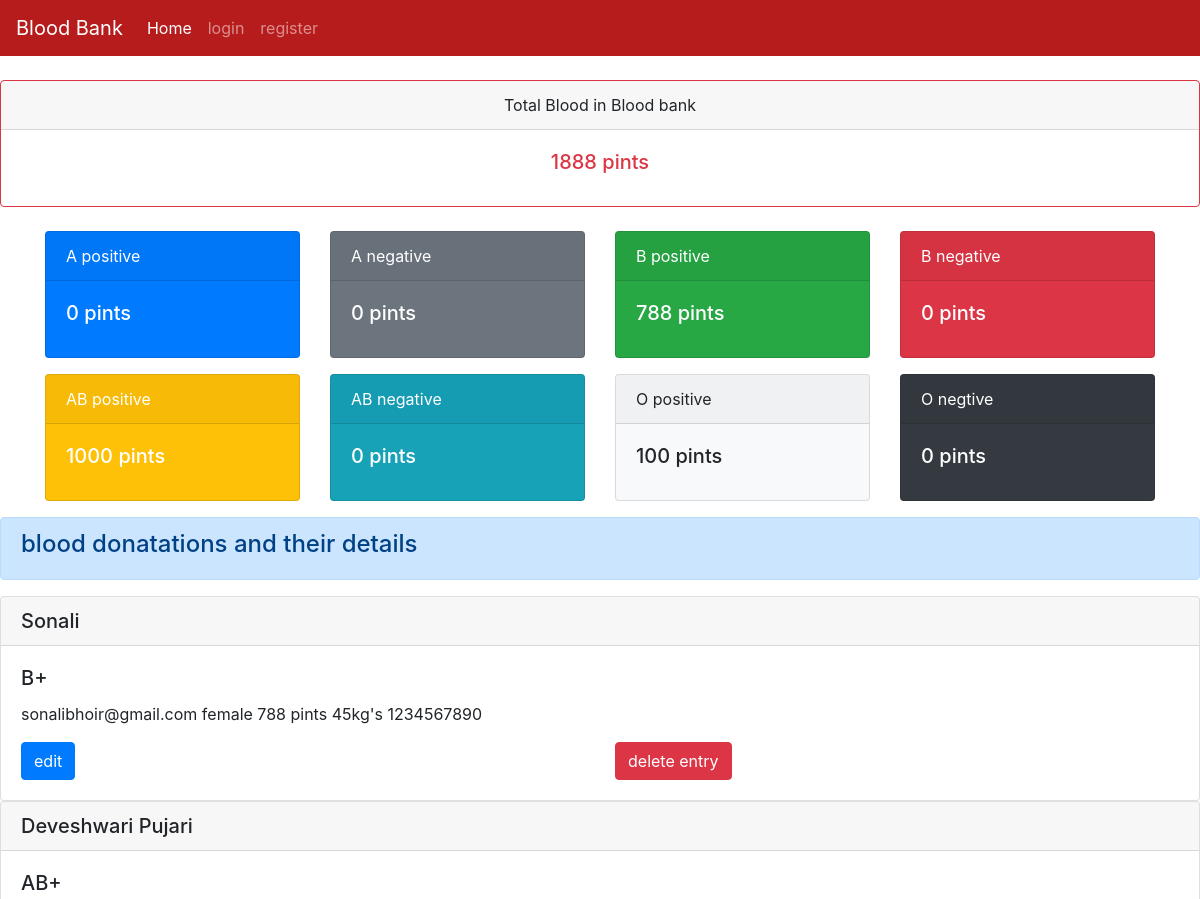
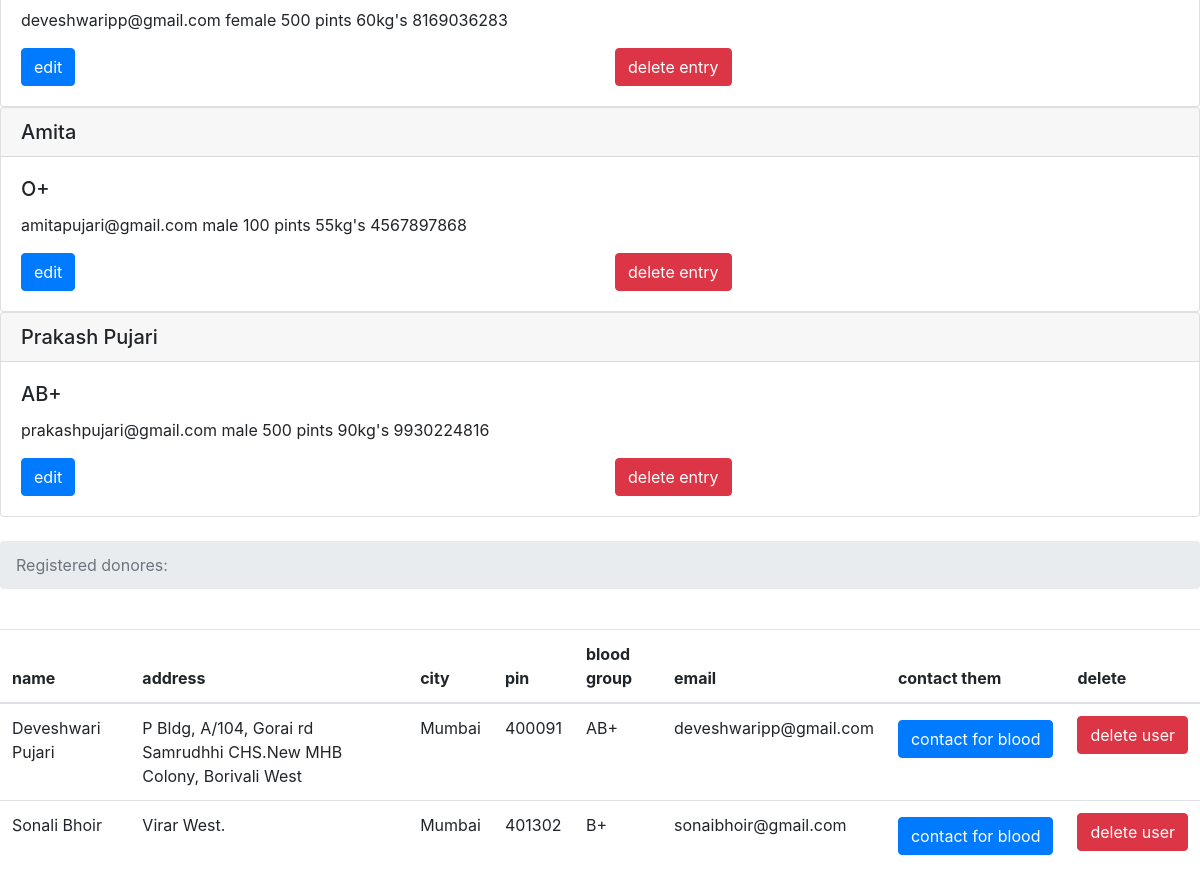
/dashboard, run on the app's committed database (2 pictures, top to bottom).
### tables this page shows
CREATE TABLE blood (id INTEGER PRIMARY KEY AUTOINCREMENT, type TEXT, donorname TEXT, donorsex TEXT, qty TEXT, dweight TEXT, donoremail TEXT, phone TEXT);

CREATE TABLE users (name TEXT, addr TEXT, city TEXT, pin TEXT, bg TEXT,email TEXT UNIQUE, pass TEXT);

### server.py (the view)
@app.route('/dashboard')
def dashboard():
   totalblood=0
   con = sqlite3.connect('database.db')
   con.row_factory = sqlite3.Row
   cur = con.cursor()
   cur.execute("select * from blood")
   rows = cur.fetchall();
   for row in rows:
       totalblood  += int(row['qty'])
   cur.execute("select * from users")
   users = cur.fetchall();
   Apositive=0
   Opositive=0
   Bpositive=0
   Anegative=0
   Onegative=0
   Bnegative=0
   ABpositive=0
   ABnegative = 0
   print(rows)
   cur.execute("select * from blood where type=?",('A+',))
   type = cur.fetchall();
   for a in type:
       Apositive += int(a['qty'])
   cur.execute("select * from blood where type=?",('A-',))
   type = cur.fetchall();
   for a in type:
       Anegative += int(a['qty'])
   cur.execute("select * from blood where type=?",('O+',))
   type = cur.fetchall();
   for a in type:
       Opositive += int(a['qty'])
   cur.execute("select * from blood where type=?",('O-',))
   type = cur.fetchall();
   for a in type:
       Onegative += int(a['qty'])
   cur.execute("select * from blood where type=?",('B+',))
   type = cur.fetchall();
   for a in type:
       Bpositive += int(a['qty'])
   cur.execute("select * from blood where type=?",('B-',))
   type = cur.fetchall();
   for a in type:
       Bnegative += int(a['qty'])
   cur.execute("select * from blood where type=?",('AB+',))
   type = cur.fetchall();
   for a in type:
       ABpositive += int(a['qty'])
   cur.execute("select * from blood where type=?",('AB-',))
   type = cur.fetchall();
   for a in type:
       ABnegative += int(a['qty'])
   bloodtypestotal = {'apos': Apositive,'aneg':Anegative,'opos':Opositive,'oneg':Onegative,'bpos':Bpositive,'bneg':Bnegative,'abpos':ABpositive,'abneg':ABnegative}
   return render_template("requestdonors.html",rows = rows,totalblood = totalblood,users=users,bloodtypestotal=bloodtypestotal)

### templates/requestdonors.html (shortened to what this page needs)
<!doctype html>
{% extends "base.html" %}
{% block content %}
    <br>
    <div class="card border-danger text-center">
      <div class="card-header">Total Blood in Blood bank</div>
      <div class="card-body text-danger">
        <h5 class="card-title"><span class='numscroller' data-min='1' data-max='{{totalblood}}' data-delay='5' data-increment='10'>{{totalblood}}</span> pints</h5>
      </div>
    </div>
<br>
        <div class="container">
  <div class="row">
    <div class="col"><div class="card text-white bg-primary mb-3" style="max-width: 18rem;">
      <div class="card-header">A positive</div>
    <div class="card-body">
      <h5 class="card-title"><span class='numscroller' data-min='1' data-max='{{bloodtypestotal.apos}}' data-delay='5' data-increment='10'>{{bloodtypestotal.apos}}</span> pints</h5>
    </div>
  </div></div>
    <div class="col"><div class="card text-white bg-secondary mb-3" style="max-width: 18rem;">
      <div class="card-header">A negative</div>
    <div class="card-body">
      <h5 class="card-title"><span class="count"><span class='numscroller' data-min='1' data-max='{{bloodtypestotal.aneg}}' data-delay='5' data-increment='10'>{{bloodtypestotal.aneg}}</span></span> pints</h5>
    </div>
    </div></div>
    <div class="col"><div class="card text-white bg-success mb-3" style="max-width: 18rem;">
      <div class="card-header">B positive</div>
    <div class="card-body">
      <h5 class="card-title"><span class='numscroller' data-min='1' data-max='{{bloodtypestotal.bpos}}' data-delay='5' data-increment='10'>{{bloodtypestotal.bpos}}</span> pints</h5>
    </div>
    </div></div>
    <div class="col"><div class="card text-white bg-danger mb-3" style="max-width: 18rem;">
      <div class="card-header">B negative</div>
    <div class="card-body">
      <h5 class="card-title"><span class='numscroller' data-min='1' data-max='{{bloodtypestotal.bneg}}' data-delay='5' data-increment='10'>{{bloodtypestotal.bneg}}</span> pints</h5>
    </div>
    </div></div>
    <div class="col"><div class="card text-white bg-warning mb-3" style="max-width: 18rem;">
      <div class="card-header">AB positive</div>
    <div class="card-body">
      <h5 class="card-title"><span class='numscroller' data-min='1' data-max='{{bloodtypestotal.abpos}}' data-delay='5' data-increment='10'>{{bloodtypestotal.abpos}}</span> pints</h5>
    </div>
    </div></div>
    <div class="col"><div class="card text-white bg-info mb-3" style="max-width: 18rem;">
      <div class="card-header">AB negative</div>
    <div class="card-body">
      <h5 class="card-title"><span class="count"><span class='numscroller' data-min='1' data-max='{{bloodtypestotal.abneg}}' data-delay='5' data-increment='10'>{{bloodtypestotal.abneg}}</span></span> pints</h5>
    </div>
    </div></div>
    <div class="col"><div class="card bg-light mb-3" style="max-width: 18rem;">
      <div class="card-header">O positive</div>
    <div class="card-body">
      <h5 class="card-title"><span class="count"><span class='numscroller' data-min='1' data-max='{{bloodtypestotal.opos}}' data-delay='5' data-increment='10'>{{bloodtypestotal.opos}}</span> pints</h5>
    </div>
    </div></div>
    <div class="col"><div class="card text-white bg-dark mb-3" style="max-width: 18rem;">
      <div class="card-header">O negtive</div>
    <div class="card-body">
      <h5 class="card-title"><span class="count"><span class='numscroller' data-min='1' data-max='{{bloodtypestotal.oneg}}' data-delay='5' data-increment='10'>{{bloodtypestotal.oneg}}</span> pints</h5>
    </div>
    </div></div>
  </div>
</div>
<div class="alert alert-primary" role="alert">
  <h4>blood donatations and their details</h4>
</div>
         {% for row in rows %}
           <div class="card">
             <h5 class="card-header">{{row["donorname"]}}</h5>
             <div class="card-body">
               <h5 class="card-title">{{row["type"]}}</h5>
               <p class="card-text">{{ row["donoremail"]}}
               {{row['donorsex']}}
               {{row['qty']}} pints
               {{row['dweight']}}kg's
               {{row['phone']}}</p>
               <div class="row">
    <div class="col">
      <form action="{{url_for('editdonor',id=row['id'])}}" method="GET">
      <input type="submit" class="btn btn-primary" name="button" value="edit"/>
      </form>
    </div>
    <div class="col">
      <form action="{{url_for('deletebloodentry',id=row['id'])}}" method="GET">
      <input type="submit" name="button" class="btn btn-danger" value="delete entry"/>
      </form>
    </div>
  </div>
             </div>
           </div>
         {% endfor %}
<br>
         <nav aria-label="breadcrumb">
           <ol class="breadcrumb">
             <li class="breadcrumb-item active" aria-current="page">  Registered donores:</li>
           </ol>
         </nav>
<br>
        <table class="table">
          <thead>
    <tr>
      <th scope="col">name</th>
      <th scope="col">address</th>
      <th scope="col">city</th>
      <th scope="col">pin</th>
      <th scope="col">blood group</th>
      <th scope="col">email</th>
      <th scope="col">contact them</th>
      <th scope="col">delete</th>
    </tr>
  </thead>
           {% for r in users %}
              <tr>
                 <td>{{r["name"]}}</td>
                 <td>{{r["addr"]}}</td>
                 <td> {{ r["city"]}}</td>
                 <td>{{r['pin']}}</td>
                 <td>{{r['bg']}}</td>
                 <td>{{r['email']}}</td>
                 <td><button type="button" class="btn btn-primary mt-1" data-toggle="modal" data-target="#exampleModalCenter">
    contact for blood
  </button>
</td>
                 <td><a href = "{{url_for('deleteuser',useremail=r['email'])}}" class="btn btn-danger">delete user</a></td>
              </tr>
           {% endfor %}
           {% endblock %}

### templates/base.html (shortened to what this page needs)
<html>
    <head>
        <link rel="stylesheet" href="https://stackpath.bootstrapcdn.com/bootstrap/4.1.3/css/bootstrap.min.css">
    </head>
    <body>
      {% if session['admin'] == True %}
      <nav class="navbar navbar-expand-lg navbar-dark" style="background-color: #b71c1c;">
        <button class="navbar-toggler" type="button" data-toggle="collapse" data-target="#navbarSupportedContent" aria-controls="navbarSupportedContent" aria-expanded="false" aria-label="Toggle navigation">
          <span class="navbar-toggler-icon"></span>
        </button>
      <div class="collapse navbar-collapse" id="navbarNav">
        <a class="navbar-brand" href="/">Blood Bank</a>
      <ul class="navbar-nav mr-auto">
        <li class="nav-item active">
          <a class="nav-link" href="/">Home <span class="sr-only">(current)</span></a>
        </li>
      <li class="nav-item">
        <a class="nav-link" href="/dashboard">Dashboard</a>
      </li>
      <li class="nav-item">
        <a class="nav-link" href="/bloodbank">add blood</a>
      </li>
      </ul>
      <ul class="navbar-nav ml-auto">
        <li class="nav-item">
          <a class="nav-link" href="{{url_for('logout')}}">logout</a>
        </li>
        </ul>
    </div>
  </nav>
      {%else%}
      <nav class="navbar navbar-expand-lg navbar-dark" style="background-color: #b71c1c;">
      <div class="collapse navbar-collapse" id="navbarNav">
        <a class="navbar-brand" href="/">Blood Bank</a>
      <ul class="navbar-nav mr-auto">
        <li class="nav-item active">
          <a class="nav-link" href="/">Home <span class="sr-only">(current)</span></a>
        </li>
      <li class="nav-item">
        <a class="nav-link" href="/login">login</a>
      </li>
      <li class="nav-item">
        <a class="nav-link" href="{{url_for('add')}}">register</a>
      </li>
    </ul>
  </div>
</nav>
    {%endif%}
          {% block content %}
           {% endblock %}
      </body>
</html>

### data on the page
blood: donorname "Sonali", type "B+", donoremail "sonalibhoir@gmail.com", donorsex "female", qty "788", dweight "45", phone "1234567890"
blood: donorname "Deveshwari Pujari", type "AB+", donoremail "deveshwaripp@gmail.com", donorsex "female", qty "500", dweight "60", phone "8169036283"
blood: donorname "Amita", type "O+", donoremail "amitapujari@gmail.com", donorsex "male", qty "100", dweight "55", phone "4567897868"
blood: donorname "Prakash Pujari", type "AB+", donoremail "prakashpujari@gmail.com", donorsex "male", qty "500", dweight "90", phone "9930224816"
users: name "Deveshwari Pujari", addr "P Bldg, A/104, Gorai rd Samrudhhi CHS.New MHB Colony, Borivali West", city "Mumbai", pin "400091", bg "AB+", email "deveshwaripp@gmail.com"
users: name "Sonali Bhoir", addr "Virar West.", city "Mumbai", pin "401302", bg "B+", email "sonaibhoir@gmail.com"

### other printed values
{{ totalblood }} "1888"
{{ bloodtypestotal.apos }} "0"
{{ bloodtypestotal.aneg }} "0"
{{ bloodtypestotal.bpos }} "788"
{{ bloodtypestotal.bneg }} "0"
{{ bloodtypestotal.abpos }} "1000"
{{ bloodtypestotal.abneg }} "0"
{{ bloodtypestotal.opos }} "100"
{{ bloodtypestotal.oneg }} "0"
